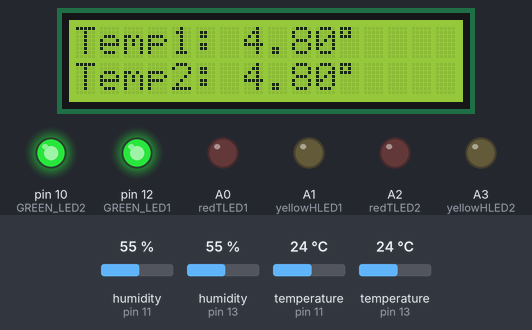
The sketch below on a simulated Arduino Uno, built with avr-gcc and run on an emulated ATmega328P. Parts: 16×2 character LCD, output pins drawn as LEDs (lit = HIGH). The test bench sets the inputs (shaded band); at power-on: humidity (sensors on pin 11, pin 13) 55 %, temperature (sensors on pin 11, pin 13) 24 °C. What the sketch prints to the serial monitor is not drawn.

Above: at 1.2 s.
1.3 s: humidity (sensor on pin 11) set to 79 %
At 7.1 s:
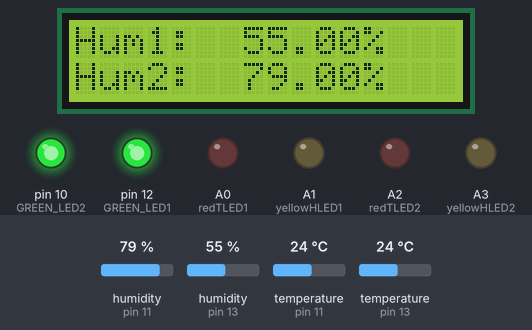
9.9 s: humidity (sensor on pin 11) set to 82 %
At 18.2 s:
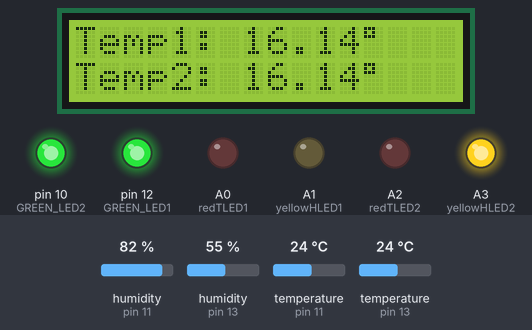
19.5 s: humidity (sensor on pin 13) set to 79 %
At 24.3 s:
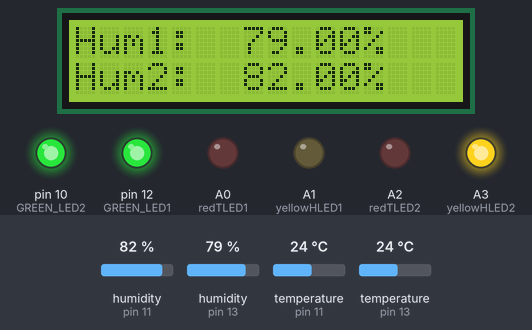
26.4 s: humidity (sensor on pin 13) set to 82 %
At 34.2 s:
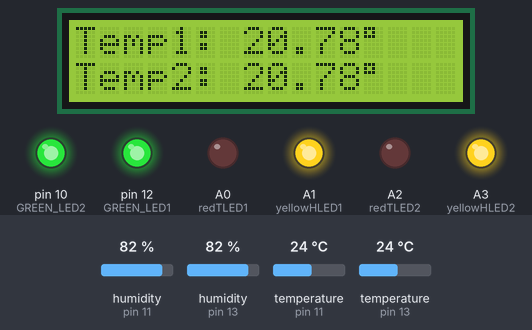
36.0 s: temperature (sensor on pin 11) set to 18 °C
At 38.2 s:
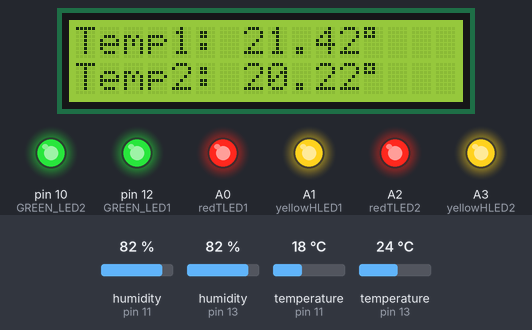
43.2 s: temperature (sensor on pin 11) set to 15 °C
At 46.2 s:
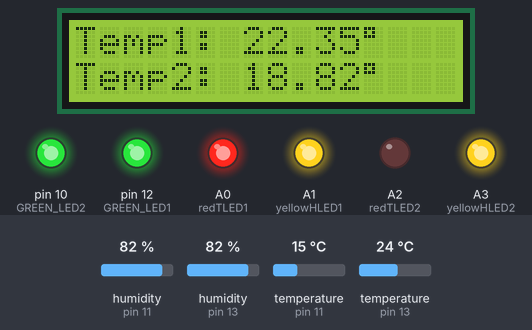
Timing chart, 0 to 47.7 s (numbered marks = the images above; inputs shaded):
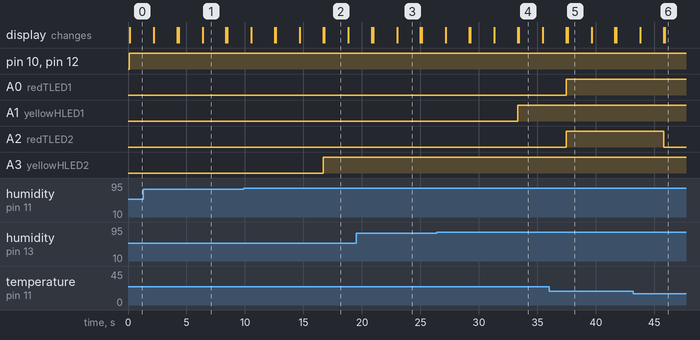

Measured:
- the behaviour switches between 80 and 81 % on humidity (sensor on pin 11) (found by bisection; images 1 and 2)
- the behaviour switches between 80 and 81 % on humidity (sensor on pin 13) (found by bisection; images 3 and 4)
- the behaviour switches between 17 and 16 °C on temperature (sensor on pin 11) (found by bisection; images 5 and 6)
- after the input at 9.9 s, A3 (yellowHLED2): LOW → HIGH after 6.8 s
- after the input at 26.4 s, A1 (yellowHLED1): LOW → HIGH after 6.9 s
- what the display in image 1 shows lasts 2.0 s, from 6.4 s to 8.4 s

The sketch:

midTermDemo_noblue.ino
```cpp
#include "DHT.h"
#include "LiquidCrystal.h"
#include "SoftwareSerial.h"

#define DHTPIN1 13
#define DHTPIN2 11
#define DHTTYPE DHT11   // Type of DHT sensor
#define GREEN_LED1 12
#define GREEN_LED2 10
DHT dht1(DHTPIN1, DHTTYPE);
DHT dht2(DHTPIN2, DHTTYPE);

LiquidCrystal lcd(7, 6, 5, 4, 3, 2);

SoftwareSerial bluetooth(8, 9);

// Data filtering parameters
float previousFilteredT1 = 0;
float alphaT1 = 0.2; // Smoothing factor (0 < alpha < 1) for temperature 1

float previousFilteredT2 = 0;
float alphaT2 = 0.2; // Smoothing factor (0 < alpha < 1) for temperature 2

const int redTLED1 = A0;
const int yellowHLED1 = A1;
const int redTLED2 = A2;
const int yellowHLED2 = A3;

const float temperatureThreshold = 20.0; // Set your temperature threshold here (in Celsius)
const int humidityThreshold = 80;


void setup() {
  pinMode(GREEN_LED1, OUTPUT);
  pinMode(GREEN_LED2, OUTPUT);
  Serial.begin(9600);          // Initialize serial communication for debugging
  dht1.begin();                // Initialize the DHT sensor
  dht2.begin();
  lcd.begin(16, 2);
  bluetooth.begin(9600);       // Initialize Bluetooth communication
  pinMode(redTLED1, OUTPUT);
  pinMode(yellowHLED1, OUTPUT);
  pinMode(redTLED2, OUTPUT);
  pinMode(yellowHLED2, OUTPUT);
}

void loop() {

  float h1 = dht1.readHumidity();         // Read humidity from DHT11
  float rawT1 = dht1.readTemperature();  // Read temperature from DHT11 in Celsius
  float h2 = dht2.readHumidity();
  float rawT2 = dht2.readTemperature();

  if (  isnan(h1) || isnan(rawT1) ) {
    Serial.println("Failed to read from first sensor");     //don't change
    digitalWrite(GREEN_LED1, LOW);
  }
  else if ( isnan(h2) || isnan(rawT2) ) {
    Serial.println("Failed to read from second sensor!");
    digitalWrite(GREEN_LED2, LOW);
  }

  else {
    // Apply data filtering
    float t1 = alphaT1 * rawT1 + (1 - alphaT1) * previousFilteredT1;
    previousFilteredT1 = t1;

    float t2 = alphaT2 * rawT2 + (1 - alphaT2) * previousFilteredT2;
    previousFilteredT2 = t2;

    digitalWrite(GREEN_LED1, HIGH);
    digitalWrite(GREEN_LED2, HIGH);

    // Print data from first sensor to the serial monitor for debugging
    Serial.print(F("Temperature1: "));
    Serial.print(t1);
    Serial.print(F("°C "));
    Serial.print("\n");

    // Update the LCD with data from the first sensor
    lcd.print("Temp1: ");
    lcd.print(t1);
    lcd.print((char)223);

    lcd.setCursor(0, 1);

    // Send data to the Bluetooth module
    bluetooth.print("\n");
    bluetooth.print("Temperature1: ");
    bluetooth.print(t1);
    bluetooth.println(" °C");

    Serial.print(F("Temperature2: "));
    Serial.print(t2);
    Serial.print(F("°C "));
    Serial.print("\n");

    lcd.print("Temp2: ");
    lcd.print(t2);
    lcd.print((char)223);

    bluetooth.print("Temperature2: ");
    bluetooth.print(t2);
    bluetooth.println(" °C");

    delay(2000);
    lcd.clear();

    Serial.print(F("Humidity1: "));
    Serial.print(h1);
    Serial.print("\n");

    lcd.print("Hum1:  ");
    lcd.print(h1);
    lcd.print("%");

    bluetooth.print("Humidity1: ");
    bluetooth.print(h1);
    bluetooth.print(" %");
    bluetooth.print("\n");

    lcd.setCursor(0, 1);

    Serial.print(F("Humidity2: "));
    Serial.print(h2);
    Serial.print("\n");

    lcd.print("Hum2:  ");
    lcd.print(h2);
    lcd.print("%");

    bluetooth.print("Humidity2: ");
    bluetooth.print(h2);
    bluetooth.print(" %");
    bluetooth.print("\n");

    delay(2000);
    lcd.clear();

    if (t1 > temperatureThreshold) {
      digitalWrite(redTLED1, HIGH);   //to light up the red LED if the temperature is above threshold value
    }
    else {
      digitalWrite(redTLED1, LOW);
    }

    if (h1 > humidityThreshold) {
     digitalWrite(yellowHLED1, HIGH); //to light up the yellow LED if the humidity is above threshold value
    }
    else {
      digitalWrite(yellowHLED1, LOW);
    }

     if (t2 > temperatureThreshold) {
      digitalWrite(redTLED2, HIGH);
    }
    else {
      digitalWrite(redTLED2, LOW);
    }

    if (h2 > humidityThreshold) {
     digitalWrite(yellowHLED2, HIGH);
    }
    else {
      digitalWrite(yellowHLED2, LOW);
    }

  }
    return;
  }
```
